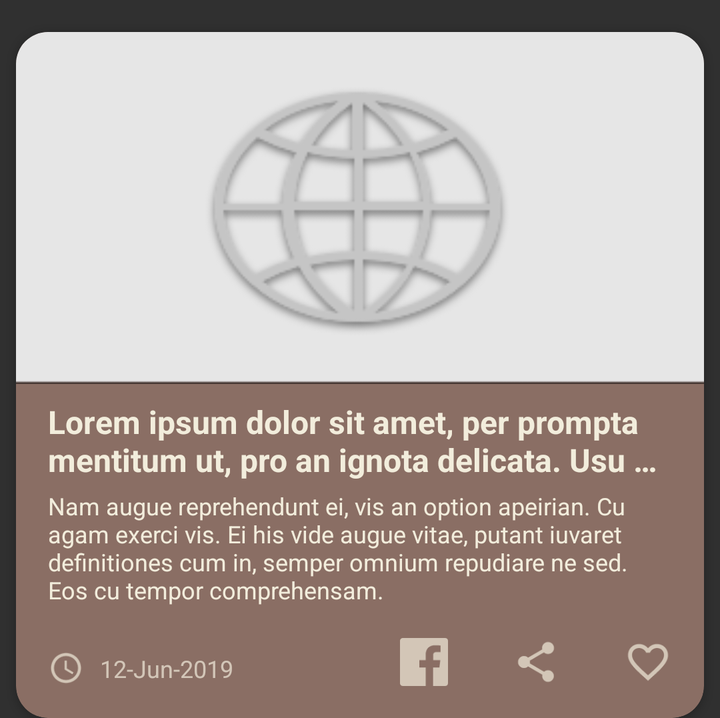
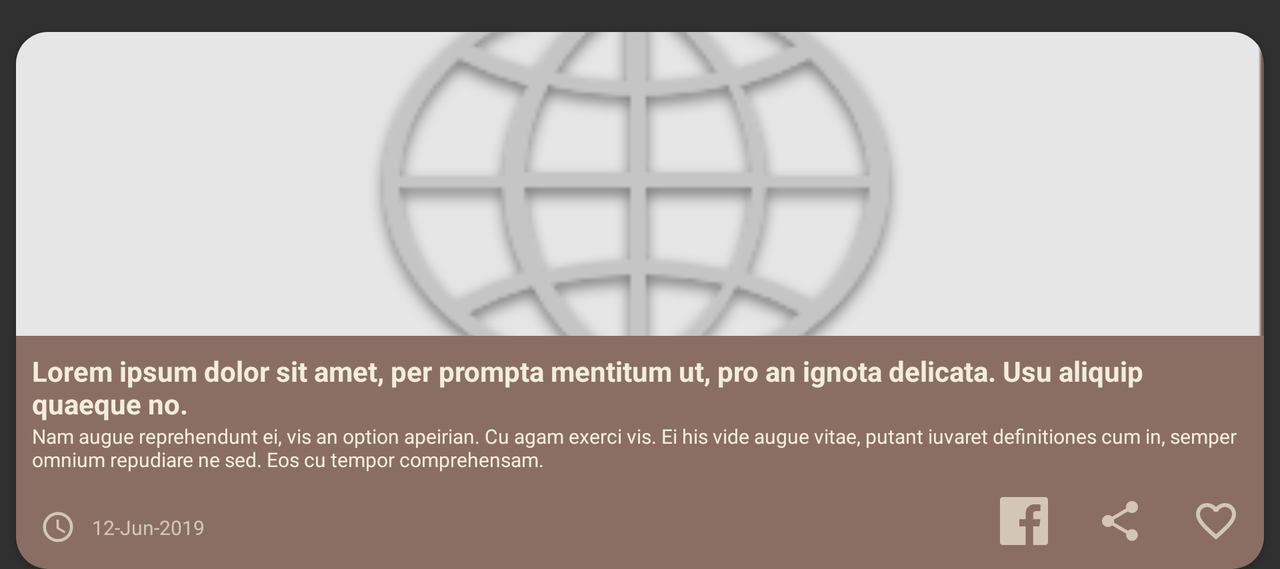

Compare how this app lays out the same screen by default and in its alternative resource folder. The renders come first, then the two layout files and the values they reference.
<!-- AndroidManifest.xml: application theme AppTheme -->
<!-- res/layout/article_recycler_item.xml -->
<?xml version="1.0" encoding="utf-8"?>
<android.support.v7.widget.CardView xmlns:android="http://schemas.android.com/apk/res/android"
    xmlns:app="http://schemas.android.com/apk/res-auto"
    xmlns:tools="http://schemas.android.com/tools"
    android:layout_width="match_parent"
    android:layout_height="wrap_content"
    android:layout_marginEnd="@dimen/view_margin_min"
    android:layout_marginStart="@dimen/view_margin_min"
    android:layout_marginTop="@dimen/view_margin_medium"
    android:background="@color/colorPrimaryDark"
    android:elevation="@dimen/card_elevation"
    app:cardBackgroundColor="@color/colorPrimaryDark"
    app:cardCornerRadius="@dimen/corner_radius">

    <android.support.constraint.ConstraintLayout
        android:layout_width="match_parent"
        android:layout_height="wrap_content">

        <ImageView
            android:id="@+id/logo_article"
            android:layout_width="match_parent"
            android:layout_height="@dimen/article_image_height_portrait"
            android:scaleType="centerCrop"
            android:src="@drawable/loading_preview"
            app:layout_constraintBottom_toTopOf="@id/title_article"
            app:layout_constraintEnd_toEndOf="parent"
            app:layout_constraintStart_toStartOf="parent"
            app:layout_constraintTop_toTopOf="parent"
            app:layout_constraintVertical_chainStyle="packed"
            tools:ignore="ContentDescription" />

        <TextView
            android:id="@+id/title_article"
            android:layout_width="match_parent"
            android:layout_height="wrap_content"
            android:layout_marginEnd="@dimen/text_margin_medium"
            android:layout_marginStart="@dimen/text_margin_medium"
            android:ellipsize="end"
            android:lines="2"
            android:paddingBottom="@dimen/text_padding_micro"
            android:paddingTop="@dimen/text_padding_min"
            android:textColor="@color/colorLight"
            android:textSize="@dimen/text_size_big"
            android:textStyle="bold"
            app:layout_constraintBottom_toTopOf="@id/description_article"
            app:layout_constraintEnd_toEndOf="parent"
            app:layout_constraintStart_toStartOf="parent"
            app:layout_constraintTop_toBottomOf="@id/logo_article"
            tools:text="Lorem ipsum dolor sit amet, per prompta mentitum ut, pro an ignota delicata. Usu aliquip quaeque no." />

        <TextView
            android:id="@+id/description_article"
            android:layout_width="match_parent"
            android:layout_height="wrap_content"
            android:layout_marginEnd="@dimen/text_margin_medium"
            android:layout_marginStart="@dimen/text_margin_medium"
            android:textColor="@color/colorLight"
            android:textSize="@dimen/text_size_small"
            app:layout_constraintBottom_toTopOf="@id/favorite_btn_article"
            app:layout_constraintEnd_toEndOf="parent"
            app:layout_constraintHorizontal_bias="0.0"
            app:layout_constraintStart_toStartOf="parent"
            app:layout_constraintTop_toBottomOf="@id/title_article"
            tools:text="Nam augue reprehendunt ei, vis an option apeirian. Cu agam exerci vis. Ei his vide augue vitae, putant iuvaret definitiones cum in, semper omnium repudiare ne sed. Eos cu tempor comprehensam." />

        <ImageButton
            android:id="@+id/favorite_btn_article"
            android:layout_width="wrap_content"
            android:layout_height="wrap_content"
            android:alpha="0.7"
            android:background="@android:color/transparent"
            android:padding="@dimen/view_padding_medium"
            android:src="@drawable/ic_favorite_border"
            app:layout_constraintBottom_toBottomOf="parent"
            app:layout_constraintEnd_toEndOf="parent"
            app:layout_constraintTop_toBottomOf="@id/description_article"
            tools:ignore="ContentDescription" />

        <ImageButton
            android:id="@+id/share_btn_article"
            android:layout_width="wrap_content"
            android:layout_height="wrap_content"
            android:alpha="0.7"
            android:background="@android:color/transparent"
            android:padding="@dimen/view_padding_medium"
            android:src="@drawable/ic_share"
            app:layout_constraintBottom_toBottomOf="@id/favorite_btn_article"
            app:layout_constraintEnd_toStartOf="@id/favorite_btn_article"
            app:layout_constraintTop_toBottomOf="@id/description_article"
            tools:ignore="ContentDescription" />

        <ImageButton
            android:id="@+id/facebook_btn"
            android:layout_width="wrap_content"
            android:layout_height="wrap_content"
            android:alpha="0.7"
            android:background="@android:color/transparent"
            android:padding="@dimen/view_padding_medium"
            android:src="@drawable/facebook_logo"
            app:layout_constraintBottom_toBottomOf="@id/favorite_btn_article"
            app:layout_constraintEnd_toStartOf="@id/share_btn_article"
            tools:ignore="ContentDescription" />

        <com.facebook.share.widget.ShareButton
            android:id="@+id/facebook_share"
            android:layout_width="wrap_content"
            android:layout_height="wrap_content"
            android:visibility="invisible" />

        <ImageView
            android:id="@+id/clock_icon_article"
            android:layout_width="@dimen/tiny_image_size"
            android:layout_height="@dimen/tiny_image_size"
            android:layout_marginBottom="@dimen/view_margin_medium"
            android:layout_marginStart="@dimen/view_margin_medium"
            android:alpha="0.7"
            android:src="@drawable/ic_clock"
            app:layout_constraintBottom_toBottomOf="@id/favorite_btn_article"
            app:layout_constraintStart_toStartOf="parent"
            tools:ignore="ContentDescription" />

        <TextView
            android:id="@+id/time_article"
            android:layout_width="0dp"
            android:layout_height="wrap_content"
            android:layout_marginStart="@dimen/text_margin_min"
            android:alpha="0.7"
            android:gravity="center_vertical|start"
            android:textColor="@color/colorLight"
            android:textSize="@dimen/text_size_small"
            app:layout_constraintBottom_toBottomOf="@id/clock_icon_article"
            app:layout_constraintEnd_toStartOf="@id/share_btn_article"
            app:layout_constraintStart_toEndOf="@id/clock_icon_article"
            app:layout_constraintTop_toTopOf="@id/clock_icon_article"
            tools:text="12-Jun-2019" />

    </android.support.constraint.ConstraintLayout>
</android.support.v7.widget.CardView>
<!-- resources referenced by this layout -->
<resources>
  <color name="colorLight">#F2EDDC</color>
  <color name="colorPrimaryDark">#8a6e64</color>
  <dimen name="article_image_height_portrait">176dp</dimen>
  <dimen name="card_elevation">8dp</dimen>
  <dimen name="corner_radius">16dp</dimen>
  <dimen name="text_margin_medium">16dp</dimen>
  <dimen name="text_margin_min">8dp</dimen>
  <dimen name="text_padding_micro">4dp</dimen>
  <dimen name="text_padding_min">8dp</dimen>
  <dimen name="text_size_big">16sp</dimen>
  <dimen name="text_size_small">12sp</dimen>
  <dimen name="tiny_image_size">18dp</dimen>
  <dimen name="view_margin_medium">16dp</dimen>
  <dimen name="view_margin_min">8dp</dimen>
  <dimen name="view_padding_medium">16dp</dimen>
  <!-- drawable ic_clock (drawable) -->
  <vector xmlns:android="http://schemas.android.com/apk/res/android"
      android:width="24dp"
      android:height="24dp"
      android:viewportHeight="24.0"
      android:viewportWidth="24.0">
      <path
          android:fillColor="@color/colorLight"
          android:pathData="M11.99,2C6.47,2 2,6.48 2,12s4.47,10 9.99,10C17.52,22 22,17.52 22,12S17.52,2 11.99,2zM12,20c-4.42,0 -8,-3.58 -8,-8s3.58,-8 8,-8 8,3.58 8,8 -3.58,8 -8,8zM12.5,7L11,7v6l5.25,3.15 0.75,-1.23 -4.5,-2.67z" />
  </vector>
  <!-- drawable ic_favorite_border (drawable) -->
  <vector xmlns:android="http://schemas.android.com/apk/res/android"
      android:width="24dp"
      android:height="24dp"
      android:viewportHeight="24.0"
      android:viewportWidth="24.0">
      <path
          android:fillColor="@color/colorLight"
          android:pathData="M16.5,3c-1.74,0 -3.41,0.81 -4.5,2.09C10.91,3.81 9.24,3 7.5,3 4.42,3 2,5.42 2,8.5c0,3.78 3.4,6.86 8.55,11.54L12,21.35l1.45,-1.32C18.6,15.36 22,12.28 22,8.5 22,5.42 19.58,3 16.5,3zM12.1,18.55l-0.1,0.1 -0.1,-0.1C7.14,14.24 4,11.39 4,8.5 4,6.5 5.5,5 7.5,5c1.54,0 3.04,0.99 3.57,2.36h1.87C13.46,5.99 14.96,5 16.5,5c2,0 3.5,1.5 3.5,3.5 0,2.89 -3.14,5.74 -7.9,10.05z" />
  </vector>
  <!-- drawable ic_share (drawable) -->
  <vector xmlns:android="http://schemas.android.com/apk/res/android"
      android:width="24dp"
      android:height="24dp"
      android:viewportHeight="24.0"
      android:viewportWidth="24.0">
      <path
          android:fillColor="@color/colorLight"
          android:pathData="M18,16.08c-0.76,0 -1.44,0.3 -1.96,0.77L8.91,12.7c0.05,-0.23 0.09,-0.46 0.09,-0.7s-0.04,-0.47 -0.09,-0.7l7.05,-4.11c0.54,0.5 1.25,0.81 2.04,0.81 1.66,0 3,-1.34 3,-3s-1.34,-3 -3,-3 -3,1.34 -3,3c0,0.24 0.04,0.47 0.09,0.7L8.04,9.81C7.5,9.31 6.79,9 6,9c-1.66,0 -3,1.34 -3,3s1.34,3 3,3c0.79,0 1.5,-0.31 2.04,-0.81l7.12,4.16c-0.05,0.21 -0.08,0.43 -0.08,0.65 0,1.61 1.31,2.92 2.92,2.92 1.61,0 2.92,-1.31 2.92,-2.92s-1.31,-2.92 -2.92,-2.92z" />
  </vector>
  <style name="AppTheme" parent="Theme.AppCompat.NoActionBar">
          
          <item name="colorPrimary">@color/colorPrimary</item>
          <item name="colorPrimaryDark">@color/colorPrimaryDark</item>
          <item name="colorAccent">@color/colorAccent</item>
          <item name="android:datePickerDialogTheme">@style/datepicker</item>
      </style>
  <color name="colorPrimary">#AE8C81</color>
  <color name="colorAccent">#FFFFFF</color>
  <style name="datepicker" parent="Theme.AppCompat.Light.Dialog">
          <item name="colorAccent">@color/colorPrimaryDark</item>
      </style>
  <!-- some entries are left out for length -->
</resources>
<!-- res/layout-land/article_recycler_item.xml (the repository's variant of the layout above) -->
<!-- drawn on the phone turned sideways -->
<?xml version="1.0" encoding="utf-8"?>
<android.support.v7.widget.CardView xmlns:android="http://schemas.android.com/apk/res/android"
    xmlns:app="http://schemas.android.com/apk/res-auto"
    xmlns:tools="http://schemas.android.com/tools"
    android:layout_width="match_parent"
    android:layout_height="wrap_content"
    android:layout_marginEnd="@dimen/view_margin_min"
    android:layout_marginStart="@dimen/view_margin_min"
    android:layout_marginTop="@dimen/view_margin_medium"
    android:background="@color/colorPrimaryDark"
    android:elevation="@dimen/card_elevation"
    app:cardBackgroundColor="@color/colorPrimaryDark"
    app:cardCornerRadius="@dimen/corner_radius">

    <android.support.constraint.ConstraintLayout
        android:layout_width="match_parent"
        android:layout_height="match_parent">

        <ImageView
            android:id="@+id/logo_article"
            android:layout_width="match_parent"
            android:layout_height="@dimen/article_image_height_landscape"
            android:scaleType="centerCrop"
            android:src="@drawable/loading_preview"
            app:layout_constraintBottom_toTopOf="@id/title_article"
            app:layout_constraintEnd_toEndOf="parent"
            app:layout_constraintStart_toStartOf="parent"
            app:layout_constraintTop_toTopOf="parent"
            app:layout_constraintVertical_bias="0.0"
            app:layout_constraintVertical_chainStyle="packed"
            tools:ignore="ContentDescription" />

        <TextView
            android:id="@+id/title_article"
            android:layout_width="match_parent"
            android:layout_height="wrap_content"
            android:layout_marginEnd="@dimen/text_margin_min"
            android:layout_marginStart="@dimen/text_margin_min"
            android:ellipsize="end"
            android:lines="2"
            android:paddingTop="@dimen/text_padding_min"
            android:textColor="@color/colorLight"
            android:textStyle="bold"
            app:layout_constraintBottom_toTopOf="@id/description_article"
            app:layout_constraintEnd_toEndOf="parent"
            app:layout_constraintStart_toStartOf="parent"
            app:layout_constraintTop_toBottomOf="@id/logo_article"
            tools:text="Lorem ipsum dolor sit amet, per prompta mentitum ut, pro an ignota delicata. Usu aliquip quaeque no." />

        <TextView
            android:id="@+id/description_article"
            android:layout_width="match_parent"
            android:layout_height="wrap_content"
            android:layout_marginEnd="@dimen/text_margin_min"
            android:layout_marginStart="@dimen/text_margin_min"
            android:textColor="@color/colorLight"
            android:textSize="@dimen/text_size_tiny"
            app:layout_constraintEnd_toEndOf="parent"
            app:layout_constraintHorizontal_bias="0.0"
            app:layout_constraintStart_toStartOf="parent"
            app:layout_constraintTop_toBottomOf="@id/title_article"
            tools:text="Nam augue reprehendunt ei, vis an option apeirian. Cu agam exerci vis. Ei his vide augue vitae, putant iuvaret definitiones cum in, semper omnium repudiare ne sed. Eos cu tempor comprehensam." />

        <ImageButton
            android:id="@+id/favorite_btn_article"
            android:layout_width="wrap_content"
            android:layout_height="wrap_content"
            android:alpha="0.7"
            android:background="@android:color/transparent"
            android:padding="@dimen/view_padding_min_plus"
            android:src="@drawable/ic_favorite_border"
            app:layout_constraintBottom_toBottomOf="parent"
            app:layout_constraintEnd_toEndOf="parent"
            app:layout_constraintTop_toBottomOf="@id/description_article"
            app:layout_constraintVertical_bias="1.0"
            tools:ignore="ContentDescription" />

        <ImageButton
            android:id="@+id/share_btn_article"
            android:layout_width="wrap_content"
            android:layout_height="wrap_content"
            android:alpha="0.7"
            android:background="@android:color/transparent"
            android:padding="@dimen/view_padding_min_plus"
            android:src="@drawable/ic_share"
            app:layout_constraintBottom_toBottomOf="@id/favorite_btn_article"
            app:layout_constraintEnd_toStartOf="@id/favorite_btn_article"
            tools:ignore="ContentDescription" />

        <ImageButton
            android:id="@+id/facebook_btn"
            android:layout_width="wrap_content"
            android:layout_height="wrap_content"
            android:alpha="0.7"
            android:background="@android:color/transparent"
            android:padding="@dimen/view_padding_min_plus"
            android:src="@drawable/facebook_logo"
            app:layout_constraintBottom_toBottomOf="@id/favorite_btn_article"
            app:layout_constraintEnd_toStartOf="@id/share_btn_article"
            tools:ignore="ContentDescription" />

        <com.facebook.share.widget.ShareButton
            android:id="@+id/facebook_share"
            android:layout_width="wrap_content"
            android:layout_height="wrap_content"
            android:visibility="invisible" />

        <ImageView
            android:id="@+id/clock_icon_article"
            android:layout_width="@dimen/tiny_image_size"
            android:layout_height="@dimen/tiny_image_size"
            android:layout_marginBottom="@dimen/view_padding_min_plus"
            android:layout_marginStart="@dimen/view_padding_min_plus"
            android:alpha="0.7"
            android:src="@drawable/ic_clock"
            app:layout_constraintBottom_toBottomOf="@id/favorite_btn_article"
            app:layout_constraintStart_toStartOf="parent"
            tools:ignore="ContentDescription" />

        <TextView
            android:id="@+id/time_article"
            android:layout_width="0dp"
            android:layout_height="wrap_content"
            android:layout_marginStart="@dimen/text_margin_min"
            android:alpha="0.7"
            android:gravity="center_vertical|start"
            android:textColor="@color/colorLight"
            android:textSize="@dimen/text_size_tiny"
            app:layout_constraintBottom_toBottomOf="@id/clock_icon_article"
            app:layout_constraintEnd_toStartOf="@id/share_btn_article"
            app:layout_constraintStart_toEndOf="@id/clock_icon_article"
            app:layout_constraintTop_toTopOf="@id/clock_icon_article"
            tools:text="12-Jun-2019" />

    </android.support.constraint.ConstraintLayout>
</android.support.v7.widget.CardView>
<!-- resources referenced by the variant -->
<!-- as the phone turned sideways resolves them -->
<resources>
  <color name="colorLight">#F2EDDC</color>
  <color name="colorPrimaryDark">#8a6e64</color>
  <dimen name="article_image_height_landscape">152dp</dimen>
  <dimen name="card_elevation">8dp</dimen>
  <dimen name="corner_radius">16dp</dimen>
  <dimen name="text_margin_min">8dp</dimen>
  <dimen name="text_padding_min">8dp</dimen>
  <dimen name="text_size_tiny">10sp</dimen>
  <dimen name="tiny_image_size">18dp</dimen>
  <dimen name="view_margin_medium">16dp</dimen>
  <dimen name="view_margin_min">8dp</dimen>
  <dimen name="view_padding_min_plus">12dp</dimen>
  <!-- drawable facebook_logo (drawable) -->
  <?xml version="1.0" encoding="utf-8"?>
  <vector xmlns:android="http://schemas.android.com/apk/res/android"
      android:width="24dp"
      android:height="24dp"
      android:viewportHeight="60.733"
      android:viewportWidth="60.734">
  
      <group>
          <path
              android:fillColor="@color/colorLight"
              android:pathData="M57.378,0.001H3.352C1.502,0.001,0,1.5,0,3.353v54.026c0,1.853,1.502,3.354,3.352,3.354h29.086V37.214h-7.914v-9.167h7.914 v-6.76c0-7.843,4.789-12.116,11.787-12.116c3.355,0,6.232,0.251,7.071,0.36v8.198l-4.854,0.002c-3.805,0-4.539,1.809-4.539,4.462 v5.851h9.078l-1.187,9.166h-7.892v23.52h15.475c1.852,0,3.355-1.503,3.355-3.351V3.351C60.731,1.5,59.23,0.001,57.378,0.001z" />
      </group>
  </vector>
  <!-- drawable ic_clock (drawable) -->
  <vector xmlns:android="http://schemas.android.com/apk/res/android"
      android:width="24dp"
      android:height="24dp"
      android:viewportHeight="24.0"
      android:viewportWidth="24.0">
      <path
          android:fillColor="@color/colorLight"
          android:pathData="M11.99,2C6.47,2 2,6.48 2,12s4.47,10 9.99,10C17.52,22 22,17.52 22,12S17.52,2 11.99,2zM12,20c-4.42,0 -8,-3.58 -8,-8s3.58,-8 8,-8 8,3.58 8,8 -3.58,8 -8,8zM12.5,7L11,7v6l5.25,3.15 0.75,-1.23 -4.5,-2.67z" />
  </vector>
  <!-- drawable ic_favorite_border (drawable) -->
  <vector xmlns:android="http://schemas.android.com/apk/res/android"
      android:width="24dp"
      android:height="24dp"
      android:viewportHeight="24.0"
      android:viewportWidth="24.0">
      <path
          android:fillColor="@color/colorLight"
          android:pathData="M16.5,3c-1.74,0 -3.41,0.81 -4.5,2.09C10.91,3.81 9.24,3 7.5,3 4.42,3 2,5.42 2,8.5c0,3.78 3.4,6.86 8.55,11.54L12,21.35l1.45,-1.32C18.6,15.36 22,12.28 22,8.5 22,5.42 19.58,3 16.5,3zM12.1,18.55l-0.1,0.1 -0.1,-0.1C7.14,14.24 4,11.39 4,8.5 4,6.5 5.5,5 7.5,5c1.54,0 3.04,0.99 3.57,2.36h1.87C13.46,5.99 14.96,5 16.5,5c2,0 3.5,1.5 3.5,3.5 0,2.89 -3.14,5.74 -7.9,10.05z" />
  </vector>
  <!-- drawable ic_share (drawable) -->
  <vector xmlns:android="http://schemas.android.com/apk/res/android"
      android:width="24dp"
      android:height="24dp"
      android:viewportHeight="24.0"
      android:viewportWidth="24.0">
      <path
          android:fillColor="@color/colorLight"
          android:pathData="M18,16.08c-0.76,0 -1.44,0.3 -1.96,0.77L8.91,12.7c0.05,-0.23 0.09,-0.46 0.09,-0.7s-0.04,-0.47 -0.09,-0.7l7.05,-4.11c0.54,0.5 1.25,0.81 2.04,0.81 1.66,0 3,-1.34 3,-3s-1.34,-3 -3,-3 -3,1.34 -3,3c0,0.24 0.04,0.47 0.09,0.7L8.04,9.81C7.5,9.31 6.79,9 6,9c-1.66,0 -3,1.34 -3,3s1.34,3 3,3c0.79,0 1.5,-0.31 2.04,-0.81l7.12,4.16c-0.05,0.21 -0.08,0.43 -0.08,0.65 0,1.61 1.31,2.92 2.92,2.92 1.61,0 2.92,-1.31 2.92,-2.92s-1.31,-2.92 -2.92,-2.92z" />
  </vector>
  <!-- drawable loading_preview: png bitmap (drawable, 12199 bytes) -->
  <style name="AppTheme" parent="Theme.AppCompat.NoActionBar">
          
          <item name="colorPrimary">@color/colorPrimary</item>
          <item name="colorPrimaryDark">@color/colorPrimaryDark</item>
          <item name="colorAccent">@color/colorAccent</item>
          <item name="android:datePickerDialogTheme">@style/datepicker</item>
      </style>
  <color name="colorPrimary">#AE8C81</color>
  <color name="colorAccent">#FFFFFF</color>
  <style name="datepicker" parent="Theme.AppCompat.Light.Dialog">
          <item name="colorAccent">@color/colorPrimaryDark</item>
      </style>
</resources>
